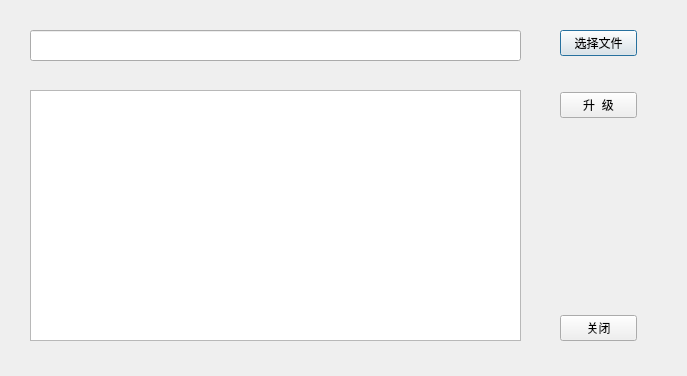
<?xml version="1.0" encoding="UTF-8"?>
<ui version="4.0">
 <class>UpdateFirmwareGui</class>
 <widget class="QDialog" name="UpdateFirmwareGui">
  <property name="geometry">
   <rect>
    <x>0</x>
    <y>0</y>
    <width>687</width>
    <height>376</height>
   </rect>
  </property>
  <property name="windowTitle">
   <string>固件升级</string>
  </property>
  <widget class="QLineEdit" name="lineEdit_path">
   <property name="enabled">
    <bool>true</bool>
   </property>
   <property name="geometry">
    <rect>
     <x>30</x>
     <y>30</y>
     <width>491</width>
     <height>31</height>
    </rect>
   </property>
   <property name="font">
    <font>
     <weight>50</weight>
     <bold>false</bold>
    </font>
   </property>
   <property name="autoFillBackground">
    <bool>false</bool>
   </property>
   <property name="cursorPosition">
    <number>0</number>
   </property>
   <property name="readOnly">
    <bool>true</bool>
   </property>
  </widget>
  <widget class="QTextBrowser" name="textBrowser_log">
   <property name="geometry">
    <rect>
     <x>30</x>
     <y>90</y>
     <width>491</width>
     <height>251</height>
    </rect>
   </property>
  </widget>
  <widget class="QWidget" name="layoutWidget">
   <property name="geometry">
    <rect>
     <x>560</x>
     <y>30</y>
     <width>77</width>
     <height>311</height>
    </rect>
   </property>
   <layout class="QVBoxLayout" name="verticalLayout">
    <property name="spacing">
     <number>36</number>
    </property>
    <item>
     <widget class="QPushButton" name="pushButton_select">
      <property name="text">
       <string>选择文件</string>
      </property>
     </widget>
    </item>
    <item>
     <widget class="QPushButton" name="pushButton_update">
      <property name="text">
       <string>升  级</string>
      </property>
      <property name="checkable">
       <bool>true</bool>
      </property>
      <property name="autoExclusive">
       <bool>true</bool>
      </property>
     </widget>
    </item>
    <item>
     <spacer name="verticalSpacer">
      <property name="orientation">
       <enum>Qt::Vertical</enum>
      </property>
      <property name="sizeHint" stdset="0">
       <size>
        <width>20</width>
        <height>40</height>
       </size>
      </property>
     </spacer>
    </item>
    <item>
     <widget class="QPushButton" name="pushButton_close">
      <property name="text">
       <string>关闭</string>
      </property>
     </widget>
    </item>
   </layout>
  </widget>
 </widget>
 <resources/>
 <connections/>
</ui>
